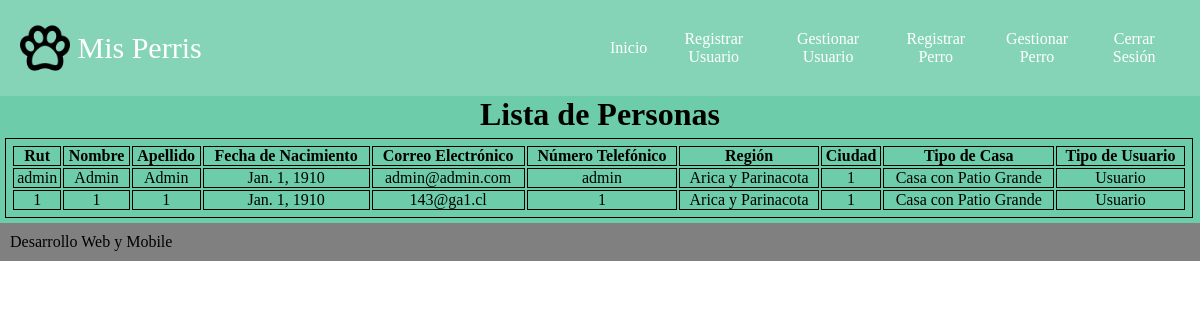
/listaPersona/ (signed in), run on the app's committed database.
### Sistema/models.py (models this page shows)
class Persona(models.Model):
    usuario=models.OneToOneField(User,on_delete=models.CASCADE, primary_key=True)
    nombrePersona=models.CharField(max_length=30)
    apellidoPersona=models.CharField(max_length=30)
    fechaNacimiento=models.DateField()
    numeroFono=models.CharField(max_length=10,null=True,blank=True)
    regionPersona=models.CharField(max_length=50)
    ciudadPersona=models.CharField(max_length=50)
    viviendaPersona=models.CharField(max_length=50)
    tipoPersona=models.CharField(max_length=50, default='Usuario')

### Sistema/views.py (the view)
# urls.py: url(r'listaPersona/$',views.listaPersona,name="listaPersona"),
@login_required(login_url='login')
def listaPersona(request):
    actual=request.user
    personas=Persona.objects.all()
    return render (request,"listaPersona.html",{'personas':personas,'actual':actual,'titulo':"Lista de Personas",})

### Sistema/templates/listaPersona.html
{% extends 'maqueta.html' %}
{% load staticfiles %}
{% block principal %}
<link rel="stylesheet" href="{% static 'css/formulario.css' %}">
    <div class="formu">
      {% if actual.is_staff %}
        <h1>Lista de Personas</h1>
              <table>
                      <tr>
                        <td id="top">Rut</td>
                        <td id="top">Nombre</td>
                        <td id="top">Apellido</td>
                        <td id="top">Fecha de Nacimiento</td>
                        <td id="top">Correo Electrónico</td>
                        <td id="top">Número Telefónico</td>
                        <td id="top">Región</td>
                        <td id="top">Ciudad</td>
                        <td id="top">Tipo de Casa</td>
                        <td id="top">Tipo de Usuario</td>
                      </tr>
                  <tbody>
                  {% if personas %}
                      {% for p in personas %}
                      <tr>
                          <td>{{ p.usuario.username }}</td>
                          <td>{{ p.nombrePersona }}</td>
                          <td>{{ p.apellidoPersona }}</td>
                          <td>{{ p.fechaNacimiento }}</td>
                          <td>{{ p.usuario.email }}</td>
                          <td>{{ p.numeroFono }}</td>
                          <td>{{ p.regionPersona }}</td>
                          <td>{{ p.ciudadPersona }}</td>
                          <td>{{ p.viviendaPersona }}</td>
                          <td>{{ p.tipoPersona }}</td>
                      </tr>
                      {%endfor%}
                  {% endif %}
              </tbody>
          </table>
        {% else %}
          <form class="formu">
            <h1>Sin Permisos Suficientes</h1>
          </form>
        {% endif %}
        </div>
{% endblock %}

### Sistema/static/css/maqueta.css (style rules this page uses)
* { margin: 0; padding: 0; font-family:verdana; box-sizing: border-box; }
body { background:#fff; color: black; }

### Sistema/static/css/formulario.css (style rules this page uses)
.formu { width: 100%; display: flex; flex-direction: column; }
.formu h1 { align-self: center; }
table { width: 99%; border: 1px solid black; padding: 5px; margin: 5px; }
#top { font-weight: bold; }
table td { border: 1px solid black; text-align: center; }

### data on the page
Persona: usuario.username "admin", nombrePersona "Admin", apellidoPersona "Admin", fechaNacimiento "Jan. 1, 1910", usuario.email "admin@admin.com", numeroFono "admin", regionPersona "Arica y Parinacota", ciudadPersona "1", viviendaPersona "Casa con Patio Grande", tipoPersona "Usuario"
Persona: usuario.username "1", nombrePersona "1", apellidoPersona "1", fechaNacimiento "Jan. 1, 1910", usuario.email "143@ga1.cl", numeroFono "1", regionPersona "Arica y Parinacota", ciudadPersona "1", viviendaPersona "Casa con Patio Grande", tipoPersona "Usuario"
